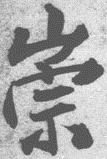
//> input picture 1116GUjiatiqu/1116GUjiatiqu/00000113(21,430,127,588).jpg, 107 x 159 px
$ ./ThinningImg   (built with g++ and OpenCV 4)
//> lines starting //> are read from the running program, lines starting //| are printed output that depends on the picture; after the words box and inside, x2 and y2 are one past the last pixel; in counts of white or black regions, pixels touching at a corner belong together
//> further down, src is the input picture: 159 rows x 107 cols, CV_8UC1; min 62, max 255, mean 166.1
//基于索引表的图像细化算法

#include <highgui.h>
#include <windows.h>

#include "highgui.h"
#include "cv.h"//包含cvCreateStructuringElementEx();颜色空间转换函数cvCvtColor()需要
#include "cxcore.h"

#include <stdlib.h>
#include <string.h>

//基于索引表的细化细化算法
//功能：对图象进行细化
//参数：lpDIBBits：代表图象的一维数组
//      lWidth：图象高度
//      lHeight：图象宽度


//                           代表图象的一维数组      图象宽度     图象高度
// [196 lines left out: function ThiningDIBSkeleton, not called in this run]
BOOL GetHistogram(unsigned char *pImageData, int nWidth, int nHeight, int nWidthStep,
	int *pHistogram)
{
//> called with nWidth = 107, nHeight = 159, nWidthStep = 107
	int            i = 0;
	int            j = 0;
	unsigned char *pLine = NULL;
	// 清空直方图
	memset(pHistogram, 0, sizeof(int) * 256);

	for (pLine = pImageData, j = 0; j < nHeight; j++, pLine += nWidthStep)
	{
		for (i = 0; i < nWidth; i++)
		{
			pHistogram[pLine[i]]++;
		}
	}
	return TRUE;
}

// 大津法取阈值
// 1. pImageData   图像数据
// 2. nWidth       图像宽度
// 3. nHeight      图像高度
// 4. nWidthStep   图像行大小
// 函数返回阈值
int Otsu(unsigned char *pImageData, int nWidth, int nHeight, int nWidthStep)
{
	int    i = 0;
	int    j = 0;
	int    nTotal = 0;
	int    nSum = 0;
	int    A = 0;
	int    B = 0;
	double u = 0;
	double v = 0;
	double dVariance = 0;
	double dMaximum = 0;
	int    nThreshold = 0;
	int    nHistogram[256];
	// 获取直方图
	GetHistogram(pImageData, nWidth, nHeight, nWidthStep, nHistogram);
//> nHistogram = 256 values, max 302 at index 88, min 0 at index 0, mean 66.46
	for (i = 0; i < 256; i++)
	{
		nTotal += nHistogram[i];
		nSum += (nHistogram[i] * i);
	}
//> after the loop, nTotal = 17013; nSum = 2825418
	for (j = 0; j < 256; j++)
	{
		A = 0;
		B = 0;
		for (i = 0; i < j; i++)
		{
			A += nHistogram[i];
			B += (nHistogram[i] * i);
		}
		if (A > 0)
		{
			u = B / A;
		}
		else
		{
			u = 0;
		}
		if (nTotal - A > 0)
		{
			v = (nSum - B) / (nTotal - A);
		}
		else
		{
			v = 0;
		}
		dVariance = A * (nTotal - A) * (u - v) * (u - v);
		if (dVariance > dMaximum)
		{
			dMaximum = dVariance;
			nThreshold = j;
		}
	}
//> this loop made 256 passes
//> (u, dVariance, dMaximum) on passes 64, 67, 68, 69: (62, 184001792, 184001792), (63, 360939398, 360939398), (64, 530916120, 530916120), (65, 867493040, 867493040)
//> (u, dMaximum) on passes 70 to 75: (66, 1.19e+09), (67, 2.5e+09), (68, 3.1e+09), (68, 4.24e+09), (69, 6.07e+09), (70, 8.13e+09)
//> after the loop, A = 17012; B = 2825163; dMaximum = 7.96e+11; nThreshold = 150
	return nThreshold;
}


// 二值化
// 1. pImageData   图像数据
// 2. nWidth       图像宽度
// 3. nHeight      图像高度
// 4. nWidthStep   图像行大小
// 5. nThreshold   阈值
BOOL Thresholding(unsigned char *pImageData, int nWidth, int nHeight, int nWidthStep,
	unsigned int nThreshold)
{
	int            i = 0;
	int            j = 0;
	unsigned char *pLine = NULL;
	for (pLine = pImageData, j = 0; j < nHeight; j++, pLine += nWidthStep)
	{
		for (i = 0; i < nWidth; i++)
		{
			if (pLine[i] >= nThreshold)
			{
				pLine[i] = 0x00;
			}
			else
			{
				pLine[i] = 0xff;
			}
		}
	}
	return TRUE;
}


//                                        p3  p2  p1
//**********使用zhang并行快速算法进行细化 p4  p   p0
//                                        p5  p6  p7
void ZhangThinning(int w, int h, unsigned char *imgBuf)
{
	int neighbor[8];

	BYTE *mark = new BYTE[w*h];
	memset(mark, 0, w*h);

	BOOL loop = TRUE;
	int x, y, k;
	int markNum = 0;

	while (loop)
	{
		loop = FALSE;

		//第一步
		markNum = 0;
		for (y = 1; y<h - 1; y++)
		{
			for (x = 1; x<w - 1; x++)
			{
				//条件1：p必须是前景点
				if (imgBuf[y*w + x] == 0) continue;

				neighbor[0] = imgBuf[y*w + x + 1];
				neighbor[1] = imgBuf[(y - 1)*w + x + 1];
				neighbor[2] = imgBuf[(y - 1)*w + x];
				neighbor[3] = imgBuf[(y - 1)*w + x - 1];
				neighbor[4] = imgBuf[y*w + x - 1];
				neighbor[5] = imgBuf[(y + 1)*w + x - 1];
				neighbor[6] = imgBuf[(y + 1)*w + x];
				neighbor[7] = imgBuf[(y + 1)*w + x + 1];

				//条件2：2<=N(p）<=6
				int np = (neighbor[0] + neighbor[1] + neighbor[2] + neighbor[3] + neighbor[4] + neighbor[5] + neighbor[6] + neighbor[7]) / 255;
				if (np<2 || np>6) continue;

				//条件3：S(p）=1
				int sp = 0;
				for (int i = 1; i<8; i++)
				{
					if (neighbor[i] - neighbor[i - 1] == 255)
						sp++;
				}
				if (neighbor[0] - neighbor[7] == 255)
					sp++;
				if (sp != 1) continue;

				//条件4：p2*p0*p6=0
				if (neighbor[2] & neighbor[0] & neighbor[6] != 0)
					continue;
				//条件5：p0*p6*p4=0
				if (neighbor[0] & neighbor[6] & neighbor[4] != 0)
					continue;


				//标记删除
				mark[w*y + x] = 1;
				markNum++;
				loop = TRUE;
			}
		}

		//将标记删除的点置为背景色
		if (markNum>0)
		{
			for (y = 0; y<h; y++)
			{
				for (x = 0; x<w; x++)
				{
					k = y*w + x;
					if (mark[k] == 1)
					{
						imgBuf[k] = 0;
					}
				}
			}
		}


		//第二步
		markNum = 0;
		for (y = 1; y<h - 1; y++)
		{
			for (x = 1; x<w - 1; x++)
			{
				//条件1：p必须是前景点
				if (imgBuf[y*w + x] == 0) continue;

				neighbor[0] = imgBuf[y*w + x + 1];
				neighbor[1] = imgBuf[(y - 1)*w + x + 1];
				neighbor[2] = imgBuf[(y - 1)*w + x];
				neighbor[3] = imgBuf[(y - 1)*w + x - 1];
				neighbor[4] = imgBuf[y*w + x - 1];
				neighbor[5] = imgBuf[(y + 1)*w + x - 1];
				neighbor[6] = imgBuf[(y + 1)*w + x];
				neighbor[7] = imgBuf[(y + 1)*w + x + 1];

				//条件2：<=N(p)<=6
				int np = (neighbor[0] + neighbor[1] + neighbor[2] + neighbor[3] + neighbor[4] + neighbor[5] + neighbor[6] + neighbor[7]) / 255;
				if (np<2 || np>6) continue;

				//条件3：S(p)=1
				int sp = 0;
				for (int i = 1; i<8; i++)
				{
					if (neighbor[i] - neighbor[i - 1] == 255)
						sp++;
				}
				if (neighbor[0] - neighbor[7] == 255)
					sp++;
				if (sp != 1) continue;

				//条件4：p2*p0*p4==0
				if (neighbor[2] & neighbor[0] & neighbor[4] != 0)
					continue;
				//条件5：p2*p6*p4==0
				if (neighbor[2] & neighbor[6] & neighbor[4] != 0)
					continue;

				//标记删除
				mark[w*y + x] = 1;
				markNum++;
				loop = TRUE;
			}
		}

		//将标记删除的点置为背景色
		for (y = 0; y<h; y++)
		{
			for (x = 0; x<w; x++)
			{
				k = y*w + x;
				if (mark[k] == 1)
				{
					imgBuf[k] = 0;
				}
			}
		}

	}
}


int main(int argc, char* argv[])
{
	//加载原图像
	IplImage* src = cvLoadImage("06100018/00000113(21,430,127,588).jpg", 0);

	//---------------------------预处理二值化------------------------------------
	/*对原图像进行二值化  阈值
	cvThreshold(src, src, 100, 255, CV_THRESH_BINARY);

	图像二值化就是将图像上的像素点的灰度值设置为0或255，
	也就是将整个图像呈现出明显的黑白效果
	CV_THRESH_BINARY  意思为： if src(x,y) > 100
	src(x,y)=255
	else
	src(x,y)=-0
	原图像由0到255---->0或255
	*/

	unsigned int thresValue = Otsu((unsigned char *)src->imageData, src->width, src->height, src->widthStep);
//> thresValue = 150

	Thresholding((unsigned char *)src->imageData, src->width, src->height, src->widthStep,
		thresValue);

	//二值化的图像
	cvNamedWindow("s", 0);
	cvShowImage("s", src);
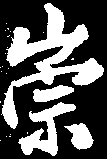
//> window 's': 159 rows x 107 cols, CV_8UC1; 34.9% white; 24 white regions (20 under 20 px), largest, box (x1, y1, x2, y2) and area: (1, 3, 104, 129) 3803, (18, 102, 76, 156) 1195, (64, 123, 94, 150) 471, (33, 85, 74, 102) 436

	//动态创建一个长度为sizeof(char) * src->width * src->height的字符数组
	//并且初始化把数组元素都设置为0
	unsigned char* imagedata;
	imagedata = new uchar[sizeof(char) * src->width * src->height]();


	//----------------------------细化-----------------------------------------

	//经过预处理后得到待细化的图像是0、1二值图像。

	//细化一次，和细化多次，由于索引表不变，每次细化效果都一样，想采用多次细化无法消除毛刺
	int flag = 0;
	scanf("%d", &flag);
//> the answer given: 1
	switch (flag)
	{
	case 0:
		//-----------------------------预处理0/1化-------------------------------------
		/*
		将imagedata指向的与原图像大小一下的数组空间进行0或1赋值
		二值图有原来的0或255----->------0或1
		*/


		int x, y;
		for (y = 0; y<src->height; y++)
		{
			/*
			widthStep表示存储一行像素需要的字节数
			偏移到第y行
			*/
			unsigned char* ptr = (unsigned char*)(src->imageData + y*src->widthStep);

			for (x = 0; x<src->width; x++)
			{
				/*
				判断第y行第x列的元素值是否大于0
				大于0时将数组对应的位置元素设置为1
				不大于0则设置为0

				imagedata数组里面不是0就时1
				*/
				imagedata[y*src->width + x] = ptr[x] > 0 ? 1 : 0;
				//经过预处理后得到待细化的图像是0、1二值图像。
			}
		}

		ThiningDIBSkeleton(imagedata, src->width, src->height);
		//--------------------对细化后的0/1图二值化(0/255)-----------------------------
		/*
		将ptr指向的与原图像大小一下的数组空间进行0或255赋值
		*/
		for (y = 0; y<src->height; y++)
		{
			/*
			widthStep表示存储一行像素需要的字节数
			偏移到第y行
			*/
			unsigned char* ptr = (unsigned char*)(src->imageData + y*src->widthStep);

			for (x = 0; x<src->width; x++)//width:从左到右
			{
				/*
				判断第y行第x列的元素值是否大于0
				大于0时将数组对应的位置元素设置为1
				不大于0则设置为0

				ptr指向的空间的值不是0就是255
				也就是细化之后再次变为二值图
				*/
				ptr[x] = imagedata[y*src->width + x]>0 ? 255 : 0;
			}

		}
		//-------------------------------------------------------------------------
		break;
	case 1:
		ZhangThinning(src->width, src->height, (unsigned char *)src->imageData);
//> the loop in ZhangThinning, `while (loop)` made 9 passes
//> (markNum, loop) on passes 1 to 9: (687, 1), (639, 1), (525, 1), (357, 1), (207, 1), (103, 1), (37, 1), (2, 1), (0, 0)
//> after the loop in ZhangThinning, `while (loop)`: loop = 0; neighbor = [0, 0, 0, 255, 0, 0, 0, 0]; k = 17012
		break;
	default:
		break;
	}


	cvNamedWindow("src", 0);
	cvShowImage("src", src);
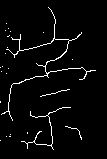
//> window 'src': 159 rows x 107 cols, CV_8UC1; 3.4% white in thin lines or dots, all inside (x1, y1, x2, y2) = (0, 7, 96, 150)
	cvWaitKey(0);

	if (flag = 0) {
		delete[]imagedata;
	}

	return 0;
}

$ run again, with 1116GUjiatiqu/1116GUjiatiqu/00000113(12,136,134,268).jpg copied over 1116GUjiatiqu/1116GUjiatiqu/00000113(21,430,127,588).jpg
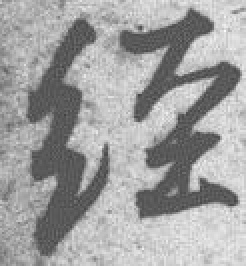
//> input picture 1116GUjiatiqu/1116GUjiatiqu/00000113(12,136,134,268).jpg, 123 x 133 px (shown 2 times larger)
//> src is the input picture: 133 rows x 123 cols, CV_8UC1; min 65, max 251, mean 160.6
//> the loop in GetHistogram, `for (pLine = pImageData, j = 0; j < nHeight; j++, pLine += nWidthStep)` made 133 passes
//> nHistogram = 256 values, max 272 at index 204, min 0 at index 0, mean 63.9
//> after the loop in Otsu, `for (i = 0; i < 256; i++)`: nTotal = 16359; nSum = 2627817
//> the loop in Otsu, `for (j = 0; j < 256; j++)` made 256 passes
//> (u, v, dVariance, dMaximum) on passes 67 to 70: (65, 160, 147630950, 147630950), (65, 160, 295243850, 295243850), (66, 160, 433564848, 433564848), (66, 160, 722519720, 722519720)
//> after the loop in Otsu, `for (j = 0; j < 256; j++)`: A = 16359; B = 2627817; dMaximum = 5.29e+11; nThreshold = 144
//> the loop in Thresholding, `for (pLine = pImageData, j = 0; j < nHeight; j++, pLine += nWidthStep)` made 133 passes
//> `cvShowImage("s", src);`:
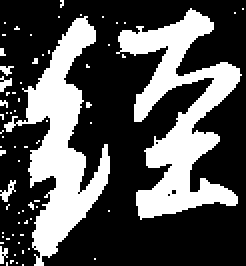
//> window 's': 133 rows x 123 cols, CV_8UC1 (shown 2 times larger); 32.4% white; 70 white regions (64 under 20 px), largest, box (x1, y1, x2, y2) and area: (58, 4, 121, 110) 2655, (2, 8, 55, 133) 2393, (0, 90, 8, 101) 36, (0, 38, 6, 46) 27, (0, 123, 4, 132) 22, (0, 33, 7, 38) 20
//> the loop in ZhangThinning, `while (loop)` made 9 passes
//> (markNum, loop) on passes 1 to 8: (602, 1), (539, 1), (441, 1), (290, 1), (153, 1), (80, 1), (19, 1), (2, 1)
//> after the loop in ZhangThinning, `while (loop)`: loop = 0; neighbor = [0, 0, 255, 0, 0, 255, 255, 255]; k = 16358
//> `cvShowImage("src", src);`:
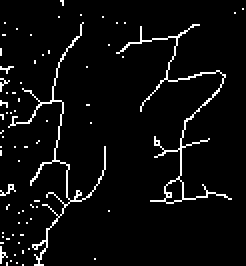
//> window 'src': 133 rows x 123 cols, CV_8UC1 (shown 2 times larger); 4.7% white in thin lines or dots

$ run again, with 1116GUjiatiqu/1116GUjiatiqu/00000113(14,277,135,407).jpg copied over 1116GUjiatiqu/1116GUjiatiqu/00000113(21,430,127,588).jpg
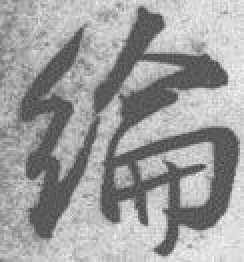
//> input picture 1116GUjiatiqu/1116GUjiatiqu/00000113(14,277,135,407).jpg, 122 x 131 px (shown 2 times larger)
//> src is the input picture: 131 rows x 122 cols, CV_8UC1; min 68, max 248, mean 158.3
//> the loop in GetHistogram, `for (pLine = pImageData, j = 0; j < nHeight; j++, pLine += nWidthStep)` made 131 passes
//> nHistogram = 256 values, max 250 at index 89, min 0 at index 0, mean 62.43
//> after the loop in Otsu, `for (i = 0; i < 256; i++)`: nTotal = 15982; nSum = 2529871
//> the loop in Otsu, `for (j = 0; j < 256; j++)` made 256 passes
//> (u, v, dVariance, dMaximum) on passes 70 to 71: (68, 158, 517687200, 517687200), (68, 158, 647068500, 647068500)
//> after the loop in Otsu, `for (j = 0; j < 256; j++)`: A = 15982; B = 2529871; dMaximum = 5.04e+11; nThreshold = 150
//> the loop in Thresholding, `for (pLine = pImageData, j = 0; j < nHeight; j++, pLine += nWidthStep)` made 131 passes
//> `cvShowImage("s", src);`:
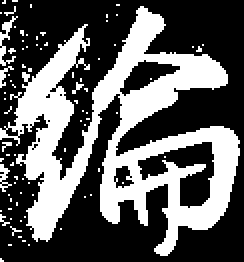
//> window 's': 131 rows x 122 cols, CV_8UC1 (shown 2 times larger); 37% white; 83 white regions (79 under 20 px), largest, box (x1, y1, x2, y2) and area: (0, 3, 120, 128) 5582, (0, 8, 9, 33) 73, (0, 82, 6, 96) 38, (0, 33, 7, 44) 27
//> the loop in ZhangThinning, `while (loop)` made 8 passes
//> (markNum, loop) on passes 1 to 8: (779, 1), (659, 1), (421, 1), (237, 1), (106, 1), (18, 1), (3, 1), (0, 0)
//> after the loop in ZhangThinning, `while (loop)`: loop = 0; neighbor = [0, 255, 0, 0, 255, 0, 0, 0]; k = 15981
//> `cvShowImage("src", src);`:
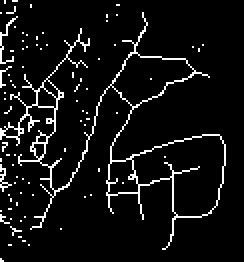
//> window 'src': 131 rows x 122 cols, CV_8UC1 (shown 2 times larger); 6.8% white in thin lines or dots

$ run again, with 1116GUjiatiqu/1116GUjiatiqu/00000113(15,809,153,905).jpg copied over 1116GUjiatiqu/1116GUjiatiqu/00000113(21,430,127,588).jpg
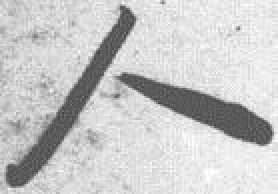
//> input picture 1116GUjiatiqu/1116GUjiatiqu/00000113(15,809,153,905).jpg, 139 x 97 px (shown 2 times larger)
//> src is the input picture: 97 rows x 139 cols, CV_8UC1; min 67, max 255, mean 200
//> the loop in GetHistogram, `for (pLine = pImageData, j = 0; j < nHeight; j++, pLine += nWidthStep)` made 97 passes
//> nHistogram = 256 values, max 361 at index 222, min 0 at index 0, mean 52.67
//> after the loop in Otsu, `for (i = 0; i < 256; i++)`: nTotal = 13483; nSum = 2696329
//> the loop in Otsu, `for (j = 0; j < 256; j++)` made 256 passes
//> (u, v, dVariance, dMaximum) on passes 69 to 70: (67, 199, 234910368, 234910368), (67, 199, 469785888, 469785888)
//> after the loop in Otsu, `for (j = 0; j < 256; j++)`: A = 13461; B = 2690719; dMaximum = 3.68e+11; nThreshold = 153
//> the loop in Thresholding, `for (pLine = pImageData, j = 0; j < nHeight; j++, pLine += nWidthStep)` made 97 passes
//> `cvShowImage("s", src);`:
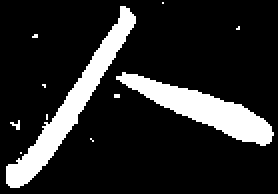
//> window 's': 97 rows x 139 cols, CV_8UC1 (shown 2 times larger); 15.6% white; 11 white regions (9 under 20 px), largest, box (x1, y1, x2, y2) and area: (3, 3, 68, 94) 1079, (58, 36, 137, 73) 989
//> the loop in ZhangThinning, `while (loop)` made 7 passes
//> (markNum, loop) on passes 1 to 7: (271, 1), (258, 1), (220, 1), (86, 1), (52, 1), (2, 1), (0, 0)
//> after the loop in ZhangThinning, `while (loop)`: loop = 0; neighbor = [0, 255, 0, 0, 0, 0, 0, 0]; k = 13482
//> `cvShowImage("src", src);`:
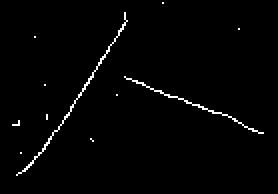
//> window 'src': 97 rows x 139 cols, CV_8UC1 (shown 2 times larger); 1.5% white in thin lines or dots, all inside (x1, y1, x2, y2) = (6, 1, 132, 88)
